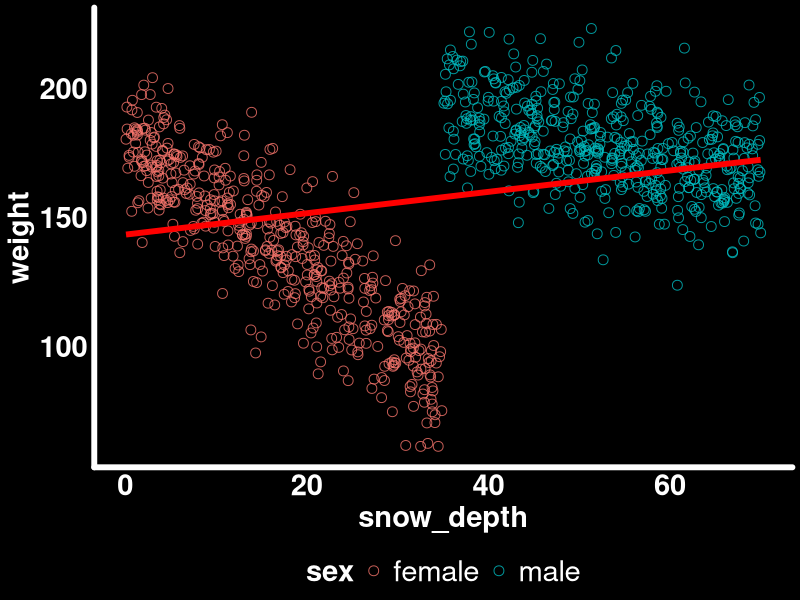
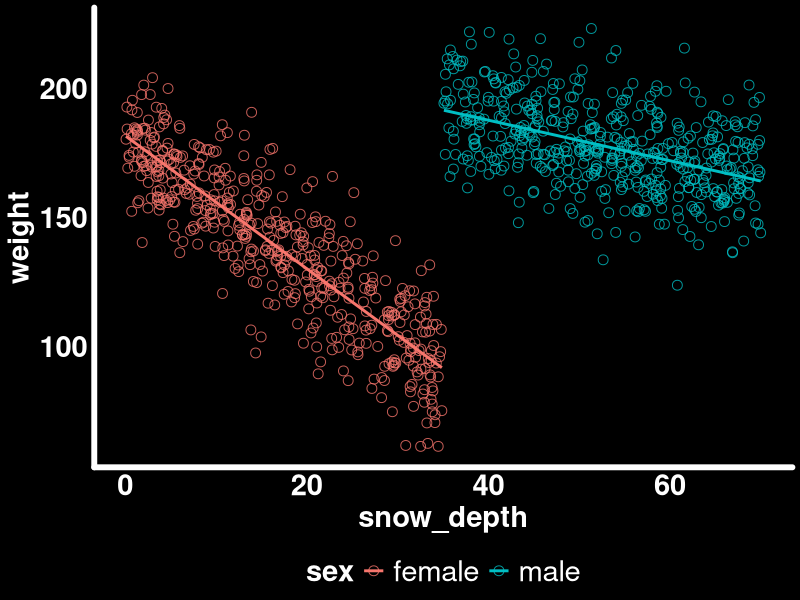
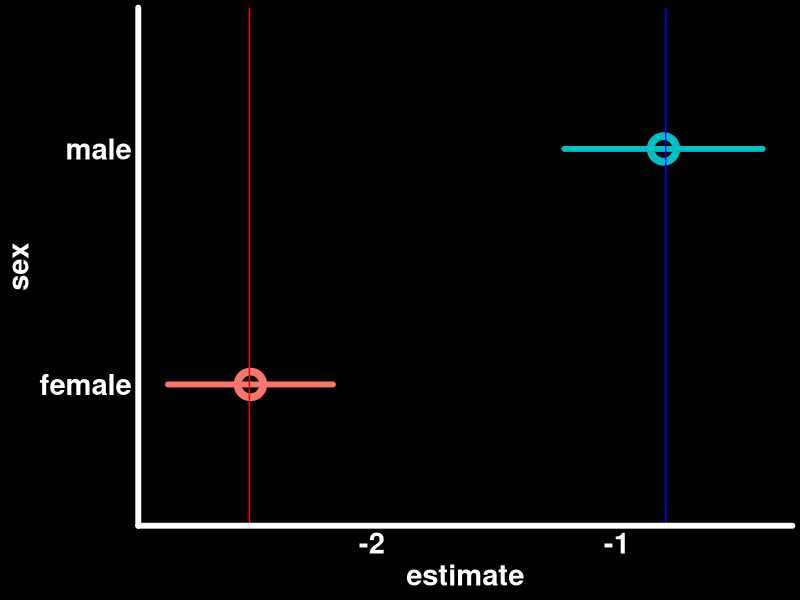
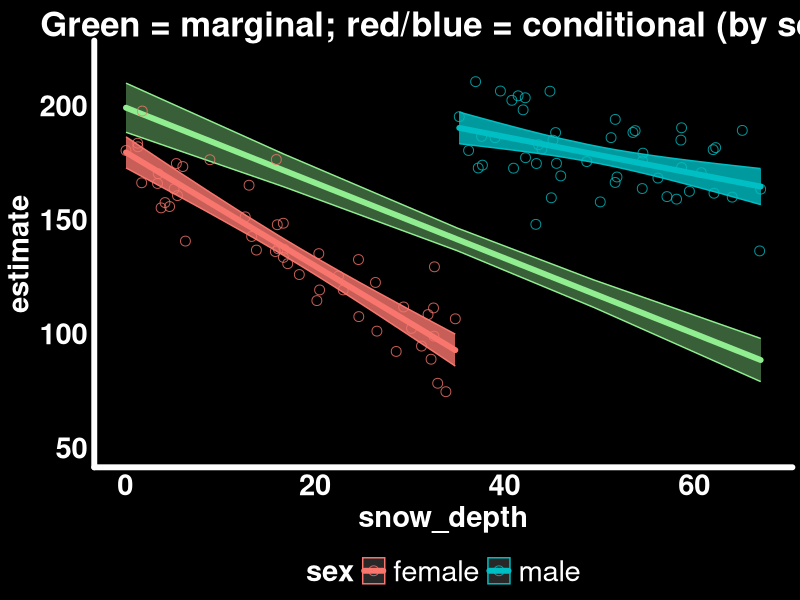
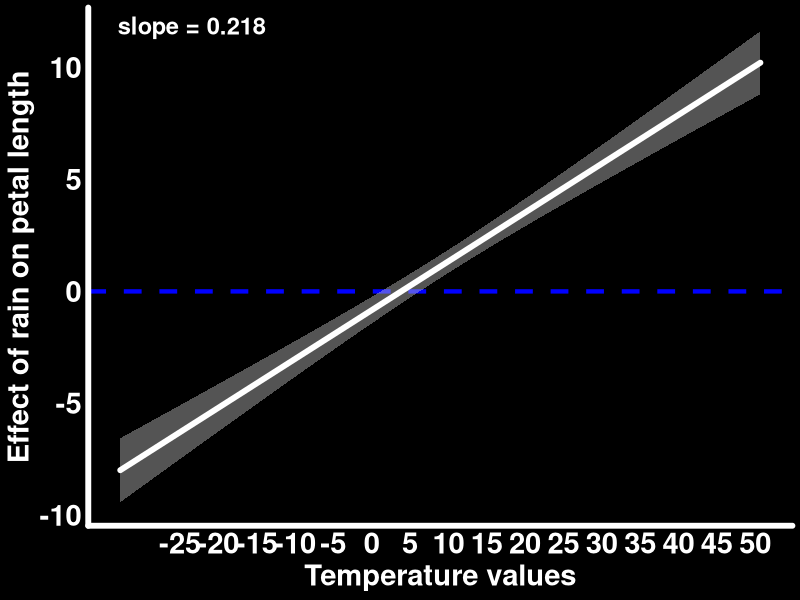
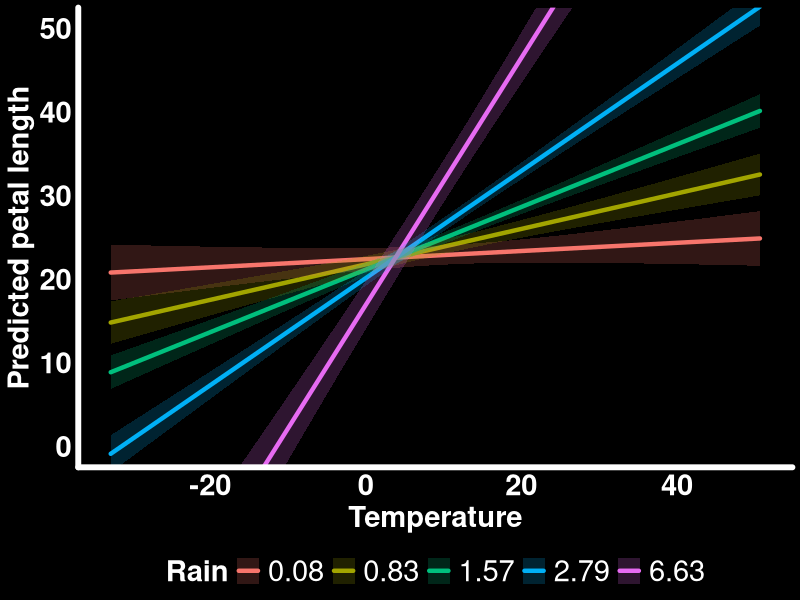
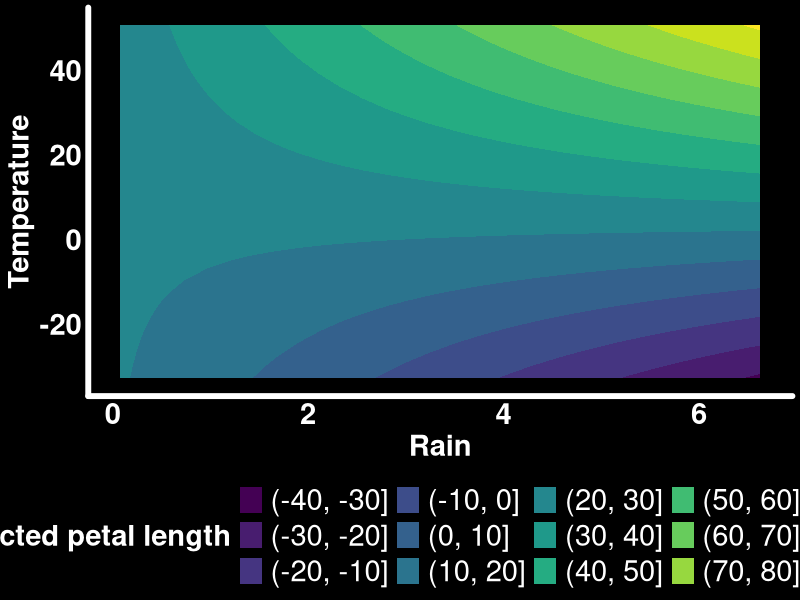
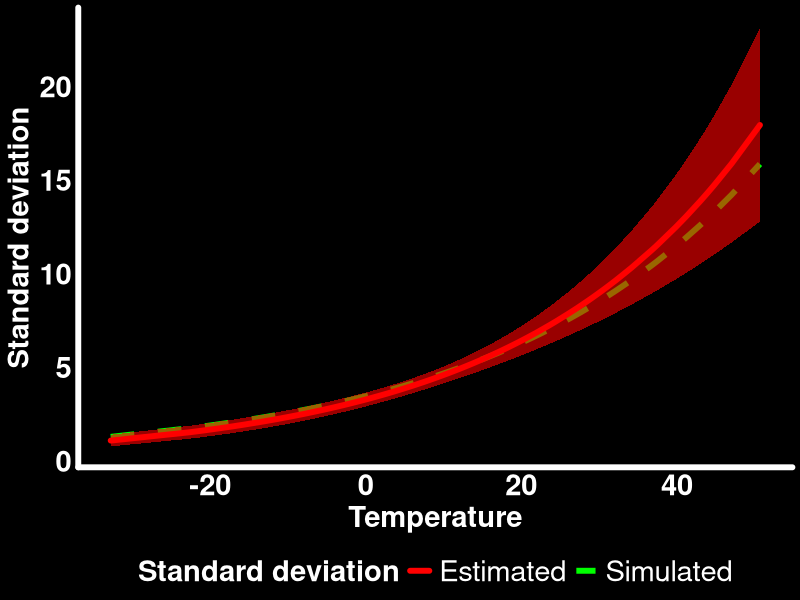

Here is the R script that generated these plots, in order:
## ---- chunk 1
#| output: false
library(tidyverse)       # Data manipulation and plotting
library(glmmTMB)         # Generalized linear (mixed) models
library(marginaleffects) # Compute marginal/conditional effects
library(patchwork)       # Combine multiple plots
library(GGally)          # Pairwise plots
library(distributional)  # Simulate mixture/gamma/normal distributions (Part 3)

# Set ggplot2 theme
black_theme <- theme(
  axis.line = element_line(linewidth = 2, lineend = "round", color = "white"),
  panel.grid = element_blank(),
  panel.background = element_rect(fill = "black", color = NA),
  axis.ticks = element_blank(),
  axis.text = element_text(size = 21, face = "bold", color = "white"),
  axis.title = element_text(size = 21, face = "bold", color = "white"),
  plot.title = element_text(size = 25, face = "bold", color = "white"),
  plot.background = element_rect(fill = "black", color = NA),
  legend.background = element_rect(fill = "black", color = NA),
  legend.text = element_text(size = 21, color = "white"),
  legend.title = element_text(size = 21, face = "bold", color = "white"),
  legend.position = "bottom"
)

theme_set(black_theme)

# Set global default for geom_point shape
update_geom_defaults("point", list(shape = 1, size = 3, alpha = 0.8))

# silence marginaleffects warnings about glmmTMB
options(marginaleffects_safe = FALSE)

set.seed(333)
## ---- chunk 2
n_individuals_population <- 1000
sexes <- c("male", "female")
male_intercept <- 220; female_intercept <- 180
sd_weight <- 15
male_loss <- -0.8; female_loss <- -2.5

bighorn_population <- tibble(
  sex = rep(sexes, n_individuals_population / length(sexes)),
  snow_depth = runif(n_individuals_population,
    min = ifelse(sex == "male", 35, 0),
    max = ifelse(sex == "male", 70, 35)
  ),
  weight = rnorm(n_individuals_population,
    mean = ifelse(sex == "male",
      male_intercept + male_loss * snow_depth,
      female_intercept + female_loss * snow_depth),
    sd = sd_weight
  )
)
## ---- chunk 3
#| code-fold: true
#| fig-cap: "Ignoring sex hides the true within-sex trends."
ggplot(bighorn_population, aes(x = snow_depth, y = weight)) +
  geom_point(aes(color = sex)) +
  geom_smooth(method = "lm", se = FALSE, color = "red", linewidth = 2)
## ---- chunk 4
#| code-fold: true
#| fig-cap: "Within-sex trends are negative, as expected."
ggplot(bighorn_population, aes(x = snow_depth, y = weight, color = sex)) +
  geom_point() +
  geom_smooth(method = "lm", se = FALSE)
## ---- chunk 5
n_individuals <- 100
bighorn_mass_1 <- bighorn_population |>
  group_by(sex) |>
  slice_sample(n = n_individuals / 2, replace = FALSE) |>
  ungroup()

mod_mass_1 <- glmmTMB(weight ~ sex * snow_depth,
                       data = bighorn_mass_1, family = gaussian())
## ---- chunk 6
summary(mod_mass_1)$coefficients$cond
## ---- chunk 7
predictions(mod_mass_1, by = "sex")
## ---- chunk 8
predictions(mod_mass_1, by = "sex") |>
  hypotheses(hypothesis = "b1 - b2 = 0")
## ---- chunk 9
#| code-fold: true
#| fig-cap: "Slopes of snow depth by sex, with true simulated values as vertical lines."
slopes(mod_mass_1, variables = "snow_depth", by = "sex", vcov = TRUE) |>
  ggplot(aes(x = estimate, xmax = conf.high, xmin = conf.low, y = sex, color = sex)) +
  geom_pointrange(size = 1.5, lineend = "round", linewidth = 2, pch = 21, stroke = 4) +
  geom_vline(xintercept = female_loss, color = "red") +
  geom_vline(xintercept = male_loss, color = "blue") +
  theme(legend.position = "none")
## ---- chunk 10
slopes(mod_mass_1, variables = "snow_depth", by = "sex", vcov = TRUE) |>
  hypotheses(hypothesis = "b1 - b2 = 0")
## ---- chunk 11
avg_slopes(mod_mass_1, variables = "snow_depth", vcov = TRUE)
## ---- chunk 12
mean(c(male_loss, female_loss))  # true simulated average
## ---- chunk 13
#| code-fold: true
avg_pred_mass_1 <- avg_predictions(mod_mass_1, variables = "snow_depth")
pred_sex_mass_1 <- predictions(mod_mass_1, newdata = bighorn_mass_1)

ggplot() +
  geom_ribbon(data = avg_pred_mass_1,
              aes(x = snow_depth, ymin = conf.low, ymax = conf.high),
              color = "lightgreen", fill = "lightgreen", alpha = 0.4) +
  geom_line(data = avg_pred_mass_1, aes(x = snow_depth, y = estimate),
            color = "lightgreen", lineend = "round", linewidth = 2) +
  geom_ribbon(data = pred_sex_mass_1,
              aes(x = snow_depth, ymin = conf.low, ymax = conf.high, color = sex, fill = sex),
              alpha = 0.8) +
  geom_line(data = pred_sex_mass_1, aes(x = snow_depth, y = estimate, color = sex),
            lineend = "round", linewidth = 2) +
  geom_point(data = bighorn_mass_1, aes(y = weight, x = snow_depth, color = sex)) +
  guides(alpha = "none", fill = "none") +
  labs(title = "Green = marginal; red/blue = conditional (by sex)") +
  coord_cartesian(ylim = c(50, 220))
## ---- chunk 14
bighorn_mass_2 <- bind_rows(
  bighorn_population |> filter(sex == "male") |> slice_sample(n = 80),
  bighorn_population |> filter(sex == "female") |> slice_sample(n = 20)
)
mod_mass_2 <- glmmTMB(weight ~ sex * snow_depth, data = bighorn_mass_2, family = gaussian())
avg_slopes(mod_mass_2, variables = "snow_depth", vcov = TRUE)
## ---- chunk 15
newdata_balanced <- bighorn_mass_2 |>
  group_by(sex) |>
  reframe(snow_depth = seq(min(snow_depth), max(snow_depth), length.out = 50)) |>
  ungroup()

avg_predictions(mod_mass_2, variables = "snow_depth", newdata = newdata_balanced) |>
  as_tibble() |> select(estimate, conf.low, conf.high) |> head(3)
## ---- chunk 16
n_flowers <- 200
temperature <- rnorm(n_flowers, mean = 10, sd = 15)
rain <- rgamma(n_flowers, shape = 2)
avg_petal_length <- 25.6; sd_petal_length <- 4.5
temperature_effect <- 0.4; rain_effect <- 0.9; interaction_effect <- 0.2

flower_measurements_1 <- tibble(
  temp_centered = temperature - mean(temperature),
  rain_centered = rain - mean(rain),
  petal_length = rnorm(n_flowers,
    mean = avg_petal_length +
      temperature_effect * temp_centered +
      rain_effect * rain_centered +
      interaction_effect * temp_centered * rain_centered,
    sd = sd_petal_length)
)
## ---- chunk 17
mod_flower_1 <- glmmTMB(petal_length ~ temp_centered * rain_centered,
                         data = flower_measurements_1)
summary(mod_flower_1)$coefficients$cond
## ---- chunk 18
# Effect of temperature when rain_centered = 0 (i.e., average rain)
slopes(mod_flower_1, newdata = datagrid(rain_centered = 0),
       variables = "temp_centered")
## ---- chunk 19
#| code-fold: true
#| fig-cap: "Effect of rain on petal length, across observed temperatures."
slopes_by_temp <- slopes(mod_flower_1,
  newdata = datagrid(temp_centered = seq(min(flower_measurements_1$temp_centered),
                                          max(flower_measurements_1$temp_centered), length.out = 30)),
  variables = "rain_centered", by = "temp_centered")

trend_slope_temp <- coef(lm(estimate ~ temp_centered, data = slopes_by_temp))[["temp_centered"]]

slopes_by_temp |>
  ggplot() +
  geom_hline(yintercept = 0, color = "blue", linewidth = 1.5, linetype = 2) +
  geom_ribbon(aes(x = temp_centered + mean(temperature), ymin = conf.low, ymax = conf.high),
    alpha = 0.4, fill = "lightgrey") +
  geom_line(aes(x = temp_centered + mean(temperature), y = estimate),
    lineend = "round", linewidth = 2, color = "white") +
  annotate("text", x = -Inf, y = Inf, hjust = -0.2, vjust = 1.5,
    label = paste0("slope = ", round(trend_slope_temp, 3)),
    color = "white", size = 6, fontface = "bold") +
  scale_x_continuous(breaks = seq(-25, 50, by = 5)) +
  labs(y = "Effect of rain on petal length", x = "Temperature values")
## ---- chunk 20
#| code-fold: true
predictions(mod_flower_1,
  newdata = datagrid(
    temp_centered = seq(min(flower_measurements_1$temp_centered),
                         max(flower_measurements_1$temp_centered), length.out = 30),
    rain_centered = fivenum
  )) |>
  as_tibble() |>
  mutate(rain = round(rain_centered + mean(rain), 2)) |>
  ggplot() +
  geom_line(aes(y = estimate, x = temp_centered + mean(temperature), color = as.factor(rain)),
            lineend = "round", linewidth = 1.5) +
  geom_ribbon(aes(ymin = conf.low, ymax = conf.high,
                  x = temp_centered + mean(temperature), fill = as.factor(rain)), alpha = 0.2) +
  labs(y = "Predicted petal length", x = "Temperature", color = "Rain", fill = "Rain") +
  coord_cartesian(ylim = c(0, 50))
## ---- chunk 21
#| code-fold: true
predictions(mod_flower_1,
  newdata = datagrid(
    temp_centered = seq(min(flower_measurements_1$temp_centered),
                         max(flower_measurements_1$temp_centered), length.out = 30),
    rain_centered = seq(min(flower_measurements_1$rain_centered),
                         max(flower_measurements_1$rain_centered), length.out = 30)
  )) |>
  as_tibble() |>
  mutate(rain = rain_centered + mean(rain), temp = temp_centered + mean(temperature)) |>
  ggplot(aes(x = rain, y = temp, z = estimate)) +
  stat_contour_filled() +
  labs(x = "Rain", y = "Temperature", fill = "Predicted petal length")
## ---- chunk 22
log_sd_intercept <- log(sd_petal_length)
log_sd_temp_slope <- 0.03

flower_measurements_2 <- tibble(
  temp_centered = temperature - mean(temperature),
  rain_centered = rain - mean(rain),
  petal_length = rnorm(n_flowers,
    mean = avg_petal_length + temperature_effect * temp_centered,
    sd = exp(log_sd_intercept + log_sd_temp_slope * temp_centered))
)

mod_flower_2 <- glmmTMB(petal_length ~ temp_centered,
                         dispformula = ~ temp_centered,
                         data = flower_measurements_2)
## ---- chunk 23
#| code-fold: true
#| fig-cap: "Recovered vs. simulated standard deviation of petal length."
predictions(mod_flower_2, newdata = flower_measurements_2, type = "disp") |>
  as_tibble() -> pred_sd_temp

true_sd_temp <- flower_measurements_2 |>
  mutate(true_sd = exp(log_sd_intercept + log_sd_temp_slope * temp_centered))

ggplot() +
  geom_line(data = true_sd_temp,
            aes(x = temp_centered + mean(temperature), y = true_sd, color = "Simulated"),
            linewidth = 2, linetype = "dashed") +
  geom_ribbon(data = pred_sd_temp,
              aes(ymin = conf.low, ymax = conf.high, x = temp_centered + mean(temperature)),
              fill = "red", alpha = 0.6) +
  geom_line(data = pred_sd_temp,
            aes(x = temp_centered + mean(temperature), y = estimate, color = "Estimated"),
            linewidth = 2, lineend = "round") +
  scale_color_manual(values = c("Simulated" = "green", "Estimated" = "red"), name = "Standard deviation") +
  labs(x = "Temperature", y = "Standard deviation")
## ---- chunk 24
n_plots <- 200
tree_cover <- dist_mixture(dist_beta(4, 0.8), dist_beta(0.8, 4), weights = c(0.5, 0.5))
avg_yearly_rain <- dist_gamma(shape = 3, rate = 0.7)
avg_yearly_temp <- dist_normal(mu = 20, sd = 10)

occurence_intercept <- plogis(-3)
occurence_tree_effect <- 0.45
occurence_rain_effect <- 0.01
occurence_temp_effect <- 0.01

occ_data <- tibble(
  tree_cov = generate(tree_cover, n_plots),
  rain = generate(avg_yearly_rain, n_plots),
  temp = generate(avg_yearly_temp, n_plots)
) |>
  unnest(everything()) |>
  mutate(occurence = rbinom(n_plots, size = 1,
    prob = occurence_intercept +
      occurence_tree_effect * tree_cov +
      occurence_rain_effect * rain +
      occurence_temp_effect * temp))
## ---- chunk 25
mod_1 <- glmmTMB(occurence ~ tree_cov + rain + temp, family = binomial(link = "logit"), data = occ_data)
summary(mod_1)$coefficients$cond
## ---- chunk 26
#| code-fold: true
#| fig-cap: "The logit link bends a straight line into an S-shape."
tibble(log_odds = seq(-6, 6, length.out = 400)) |>
  mutate(probability = plogis(log_odds)) |>
  ggplot(aes(x = log_odds, y = probability)) +
  geom_line(color = "white", linewidth = 2, lineend = "round") +
  labs(x = "log-odds scale (what the coefficient describes)",
       y = "probability scale (what we care about)")
## ---- chunk 27
slopes(mod_1, variables = "tree_cov",
       newdata = datagrid(temp = mean(occ_data$temp), rain = mean(occ_data$rain)))
## ---- chunk 28
#| code-fold: true
#| fig-cap: "The tree-cover slope on the probability scale changes across rain × temp, though no interaction term exists in the model."
slopes(mod_1, variables = "tree_cov", newdata = datagrid(temp = fivenum, rain = fivenum)) |>
  ggplot() +
  geom_pointrange(aes(x = estimate, xmin = conf.low, xmax = conf.high, y = 1), color = "white") +
  geom_vline(xintercept = occurence_tree_effect, color = "white", alpha = .8) +
  facet_grid(rain ~ temp) +
  theme(axis.title.y = element_blank(), axis.text.y = element_blank(), axis.line.y = element_blank())
## ---- chunk 29
abundance_intercept <- exp(1)
abundance_tree_effect <- 4.5
abundance_rain_effect <- 0.1
abundance_temp_effect <- 0.1

abund_data <- tibble(
  tree_cov = generate(tree_cover, n_plots),
  rain = generate(avg_yearly_rain, n_plots),
  temp = generate(avg_yearly_temp, n_plots)
) |>
  unnest(everything()) |>
  mutate(abundance = rpois(n_plots, lambda =
    abundance_intercept +
    abundance_tree_effect * tree_cov +
    abundance_rain_effect * rain +
    abundance_temp_effect * temp))

mod_2 <- glmmTMB(abundance ~ tree_cov + rain + temp, family = poisson(link = "log"), data = abund_data)
## ---- chunk 30
#| code-fold: true
tibble(log_count = seq(-2, 6, length.out = 400)) |>
  mutate(count = exp(log_count)) |>
  ggplot(aes(x = log_count, y = count)) +
  geom_line(color = "white", linewidth = 2, lineend = "round") +
  labs(x = "log scale (what the coefficient describes)", y = "count scale (what we care about)")
## ---- chunk 31
exp(fixef(mod_2)$cond["tree_cov"])  # rate ratio: ~2.08, i.e. a ~108% increase per unit tree cover
## ---- chunk 32
more_plots <- 4000
prey_abun <- dist_poisson(lambda = 6)
competitor_abun <- dist_poisson(lambda = 3)

pop_data <- tibble(
  tree_cov = generate(tree_cover, more_plots),
  prey = generate(prey_abun, more_plots),
  competitors = generate(competitor_abun, more_plots)
) |>
  unnest(everything()) |>
  mutate(
    abundance_pres = rpois(more_plots,
      lambda = exp(1 + 0.12 * prey - 0.15 * competitors - 0.045 * prey * competitors)),
    occurence = rbinom(more_plots, size = 1, prob = plogis(-2 + 0.45 * tree_cov)),
    abundance_pop = abundance_pres * occurence
  ) |>
  mutate(across(c(tree_cov, prey, competitors), ~ (.x - mean(.x)) / sd(.x), .names = "scl_{.col}"))
## ---- chunk 33
mod_hu <- glmmTMB(
  abundance_pop ~ scl_prey * scl_competitors,
  zi = ~ scl_tree_cov,
  family = truncated_poisson,
  data = pop_data
)
summary(mod_hu)$coefficients$cond
## ---- chunk 34
#| code-fold: true
#| fig-cap: "Count-scale effect of prey weakens (and reverses) as competitors increase."
slopes(mod_hu, variables = "scl_prey",
       newdata = datagrid(scl_competitors = seq(min(pop_data$scl_competitors),
                                                 max(pop_data$scl_competitors), length.out = 30)),
       type = "response") |>
  ggplot(aes(x = scl_competitors, y = estimate)) +
  geom_hline(yintercept = 0, color = "blue", linetype = 2) +
  geom_ribbon(aes(ymin = conf.low, ymax = conf.high), alpha = 0.4, fill = "lightgrey") +
  geom_line(linewidth = 1.5, lineend = "round", color = "white") +
  labs(y = "Slope of scl_prey (count scale)", x = "Competitors (scaled)")
## ---- chunk 35
avg_slopes(mod_hu, variables = "scl_prey", by = "scl_competitors",
           newdata = datagrid(scl_competitors = c(-1, 0, 1)), type = "link") |>
  mutate(rate_ratio = exp(estimate)) |>
  select(scl_competitors, rate_ratio, p.value)
## ---- chunk 36
#| code-fold: true
#| fig-cap: "Population-scale abundance: same prey x competitors shape, shifted by occupancy."
predictions(mod_hu,
  newdata = datagrid(
    scl_prey = seq(min(pop_data$scl_prey), max(pop_data$scl_prey), length.out = 30),
    scl_competitors = fivenum
  ),
  type = "response"
) |>
  ggplot(aes(x = scl_prey, y = estimate, color = as.factor(scl_competitors), fill = as.factor(scl_competitors))) +
  geom_ribbon(aes(ymin = conf.low, ymax = conf.high), alpha = 0.2) +
  geom_line(linewidth = 1.5, lineend = "round") +
  labs(y = "Predicted population abundance", x = "Prey (scaled)", color = "Competitors", fill = "Competitors")
